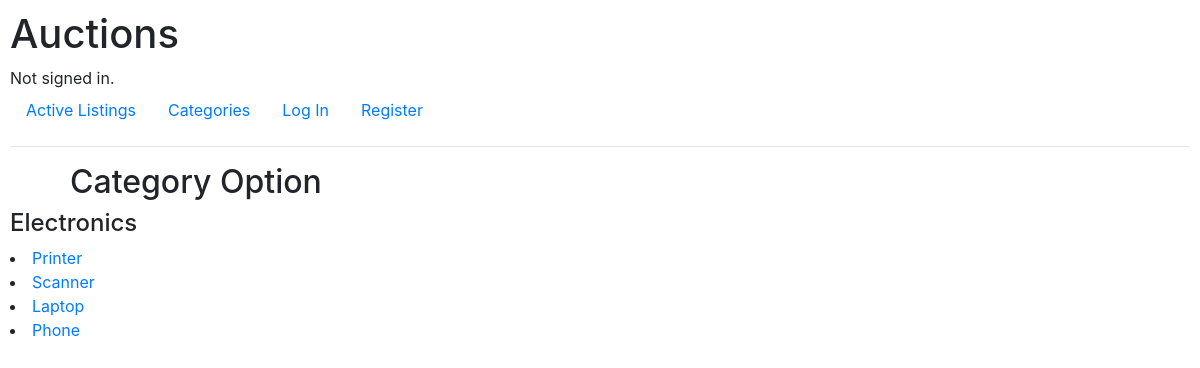
Page /Electronics/option on the earlier database version.
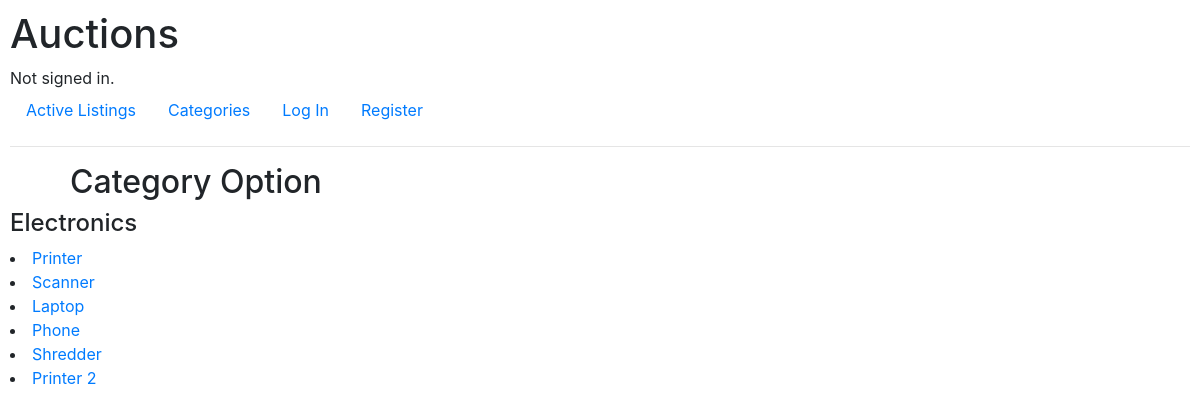
Same page on the later database version.
### auctions/models.py (models this page shows, shortened)
class Listing(models.Model):
    CATEGORY_CHOICES = [
        ('elec', 'Electronics'),
        ('ktc', 'Kitchen Appliances'),
        ('clt', 'Clothing'),
        ('fur', 'Furniture')
    ]
    title = models.CharField(max_length=64)
    description = models.TextField()
    starting_bid = models.DecimalField(max_digits=10, decimal_places=2)
    posting_date = models.DateTimeField(auto_now_add=True)
    category = models.CharField(max_length=32, choices=CATEGORY_CHOICES)
    image  = models.ImageField(null=True, blank=True, upload_to="images/")
    closed = models.BooleanField(default=False)
    user = models.ForeignKey(User, on_delete=models.CASCADE, related_name="listing")

### auctions/views.py (the view)
# urls.py: path("<str:option>/option", views.option, name="option"),
def option(request, option):
    for i, possibility in enumerate(Listing.CATEGORY_CHOICES):
        if possibility[1] == option:
            selected = Listing.objects.filter(category=possibility[0])
            return render(request, "auctions/option.html", {
                "selected":selected,
                "option": option
        })

### auctions/templates/auctions/option.html
{% extends "auctions/layout.html" %}
{% block body %}
    <h2>Category Option</h2>
    <h4> {{ option }}</h4>
    {% if selected %}
        {% for option in selected %}
            <li> <a href="{% url 'listing' option.id %}">{{ option.title }}</a> </li>
        {% endfor %}
    {% else %}
        <p> No items in Category</p>
    {% endif %}
{% endblock %}

Differences in the rows shown:
added Listing: title "Shredder"
added Listing: title "Printer 2"
